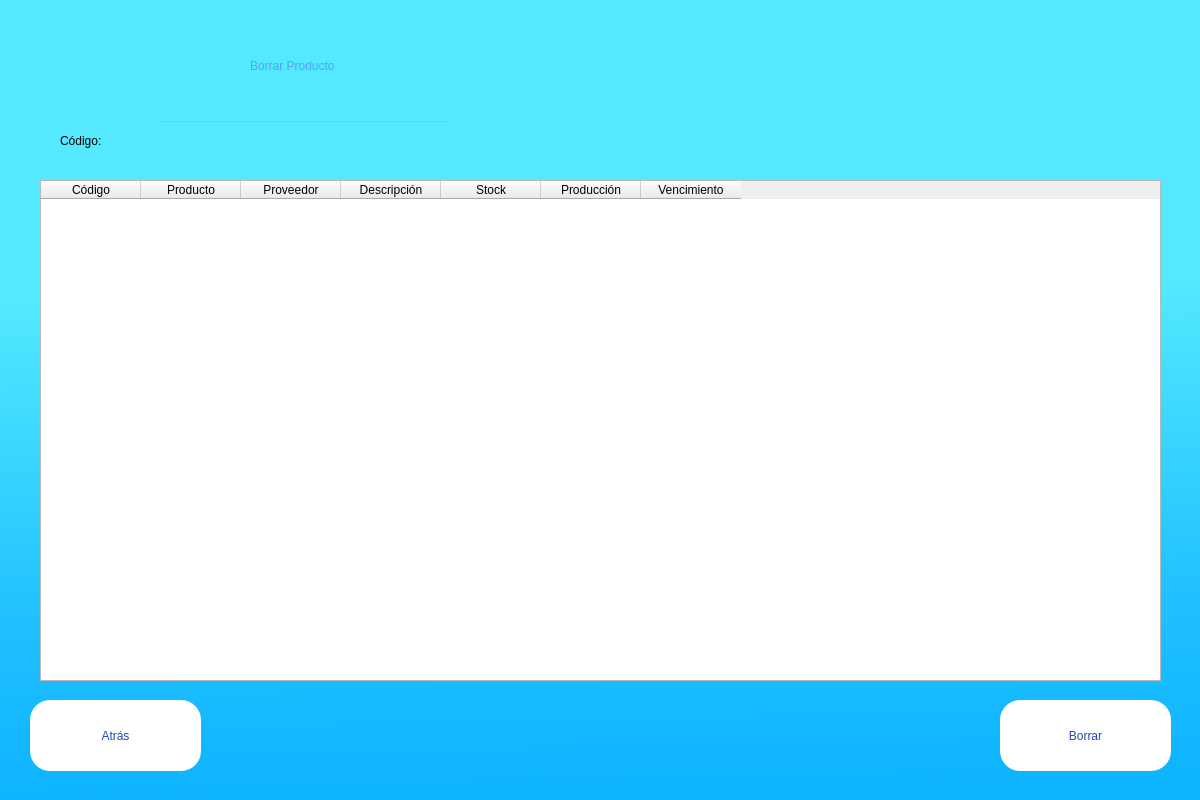
<?xml version="1.0" encoding="UTF-8"?>
<ui version="4.0">
 <class>Dialog</class>
 <widget class="QDialog" name="Dialog">
  <property name="geometry">
   <rect>
    <x>0</x>
    <y>0</y>
    <width>1200</width>
    <height>800</height>
   </rect>
  </property>
  <property name="windowTitle">
   <string>Dialog</string>
  </property>
  <widget class="QWidget" name="bgwidget" native="true">
   <property name="geometry">
    <rect>
     <x>0</x>
     <y>0</y>
     <width>1200</width>
     <height>800</height>
    </rect>
   </property>
   <property name="styleSheet">
    <string notr="true">QWidget#bgwidget{
background-color: qlineargradient(spread:pad, x1:0.2441, y1:0.318, x2:0.263682, y2:1, stop:0.079602 rgba(84, 233, 255, 255), stop:0.636816 rgba(33, 194, 255, 255), stop:1 rgba(14, 179, 255, 255));}</string>
   </property>
   <widget class="QLineEdit" name="codigo">
    <property name="geometry">
     <rect>
      <x>160</x>
      <y>120</y>
      <width>291</width>
      <height>51</height>
     </rect>
    </property>
    <property name="styleSheet">
     <string notr="true">background-color: rgba(0, 0, 0, 0);
font: 12pt &quot;MS Shell Dlg 2&quot;;</string>
    </property>
    <property name="text">
     <string/>
    </property>
   </widget>
   <widget class="QLabel" name="label_5">
    <property name="geometry">
     <rect>
      <x>60</x>
      <y>120</y>
      <width>111</width>
      <height>41</height>
     </rect>
    </property>
    <property name="styleSheet">
     <string notr="true">font: 75 15pt &quot;MS Shell Dlg 2&quot;;</string>
    </property>
    <property name="text">
     <string>Código:</string>
    </property>
   </widget>
   <widget class="QLabel" name="label_2">
    <property name="geometry">
     <rect>
      <x>250</x>
      <y>10</y>
      <width>711</width>
      <height>111</height>
     </rect>
    </property>
    <property name="styleSheet">
     <string notr="true">font: 63 italic 48pt &quot;Cascadia Mono SemiBold&quot;;
color: rgb(84, 158, 255);
</string>
    </property>
    <property name="text">
     <string>Borrar Producto</string>
    </property>
   </widget>
   <widget class="QLabel" name="error">
    <property name="geometry">
     <rect>
      <x>340</x>
      <y>730</y>
      <width>501</width>
      <height>31</height>
     </rect>
    </property>
    <property name="styleSheet">
     <string notr="true">color: rgb(255,0,0);
font: 11pt &quot;MS Shell Dlg 2&quot;;
</string>
    </property>
    <property name="text">
     <string/>
    </property>
   </widget>
   <widget class="QTableWidget" name="tablaBorrar">
    <property name="geometry">
     <rect>
      <x>40</x>
      <y>180</y>
      <width>1121</width>
      <height>501</height>
     </rect>
    </property>
    <property name="styleSheet">
     <string notr="true">font: 12pt &quot;MS Shell Dlg 2&quot;;</string>
    </property>
    <column>
     <property name="text">
      <string>Código</string>
     </property>
    </column>
    <column>
     <property name="text">
      <string>Producto</string>
     </property>
    </column>
    <column>
     <property name="text">
      <string>Proveedor</string>
     </property>
    </column>
    <column>
     <property name="text">
      <string>Descripción</string>
     </property>
    </column>
    <column>
     <property name="text">
      <string>Stock</string>
     </property>
    </column>
    <column>
     <property name="text">
      <string>Producción</string>
     </property>
    </column>
    <column>
     <property name="text">
      <string>Vencimiento</string>
     </property>
    </column>
   </widget>
   <widget class="QPushButton" name="atrasBoton">
    <property name="enabled">
     <bool>true</bool>
    </property>
    <property name="geometry">
     <rect>
      <x>30</x>
      <y>700</y>
      <width>171</width>
      <height>71</height>
     </rect>
    </property>
    <property name="styleSheet">
     <string notr="true">text-align: center;
border-radius:20px;
background-color: rgb(255, 255, 255);

font: 15pt &quot;MS Shell Dlg 2&quot;;
color: rgb(37, 70, 180);

</string>
    </property>
    <property name="text">
     <string>Atrás</string>
    </property>
   </widget>
   <widget class="QPushButton" name="borrarBtn">
    <property name="enabled">
     <bool>true</bool>
    </property>
    <property name="geometry">
     <rect>
      <x>1000</x>
      <y>700</y>
      <width>171</width>
      <height>71</height>
     </rect>
    </property>
    <property name="styleSheet">
     <string notr="true">text-align: center;
border-radius:20px;
background-color: rgb(255, 255, 255);

font: 15pt &quot;MS Shell Dlg 2&quot;;
color: rgb(37, 70, 180);

</string>
    </property>
    <property name="text">
     <string>Borrar</string>
    </property>
   </widget>
  </widget>
 </widget>
 <resources/>
 <connections/>
</ui>
